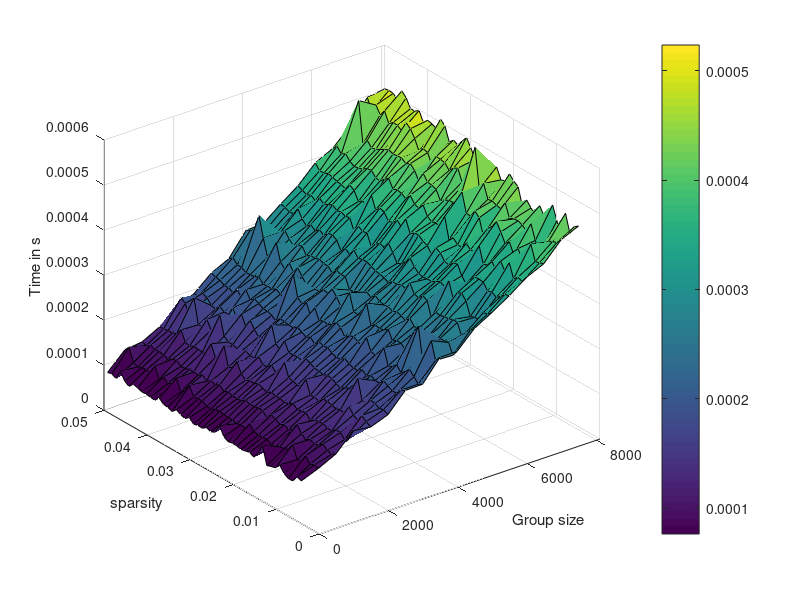

Source code (MATLAB):
load("timing_linprog_3d_1_8100.mat");

figure
surf(n_start:n_step:n_max,0.005:k_step:k_max,result_timing(5:end,:))
xlabel('Group size');
ylabel('sparsity');
zlabel('Time in s')

xlim([0 8100]);
ylim([0 0.05]);

colorbar;